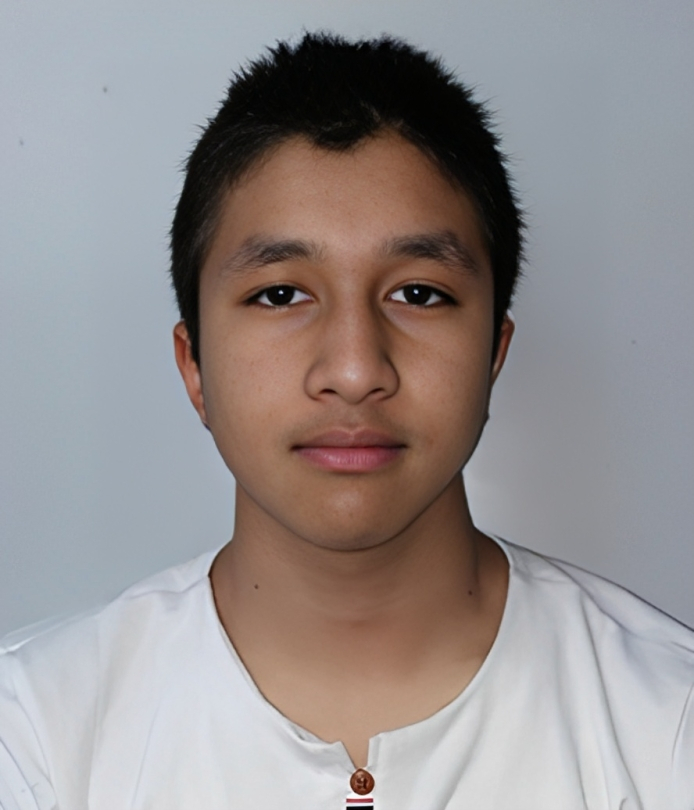
#> input picture Face Dataset/1.jpg, 694 x 810 px; its folder holds only this picture in this run
$ jupyter execute --allow-errors 'final pca project.ipynb'
#> lines starting #> are read from the running program, lines starting #| are printed output that depends on the picture
[cell 1]
from PIL import Image, ImageOps
import os
import numpy as np
import matplotlib.pyplot as plt

# Image Preprocessing

[cell 2]
# Path to image dataset folder
input_folder = 'Face Dataset'

# Output folder for processed images
output_folder = 'Processed Image'

[cell 3]
# Desired size for the output images
output_size = (256, 256)

# Initialize lists to store images and vectors
image_vectors = []

# Create the output folder if it doesn't exist
if not os.path.exists(output_folder):
    os.makedirs(output_folder)

[cell 4]
# Loop through each image in the input folder
for filename in os.listdir(input_folder):
    image_path = os.path.join(input_folder, filename)

    # Open the image using Pillow
    img = Image.open(image_path)
#> img is the input picture: PIL image 694x810 RGB; mean R, G, B 149.4, 143.2, 143.1

    # Convert the image to grayscale
    img_gray = img.convert('L')
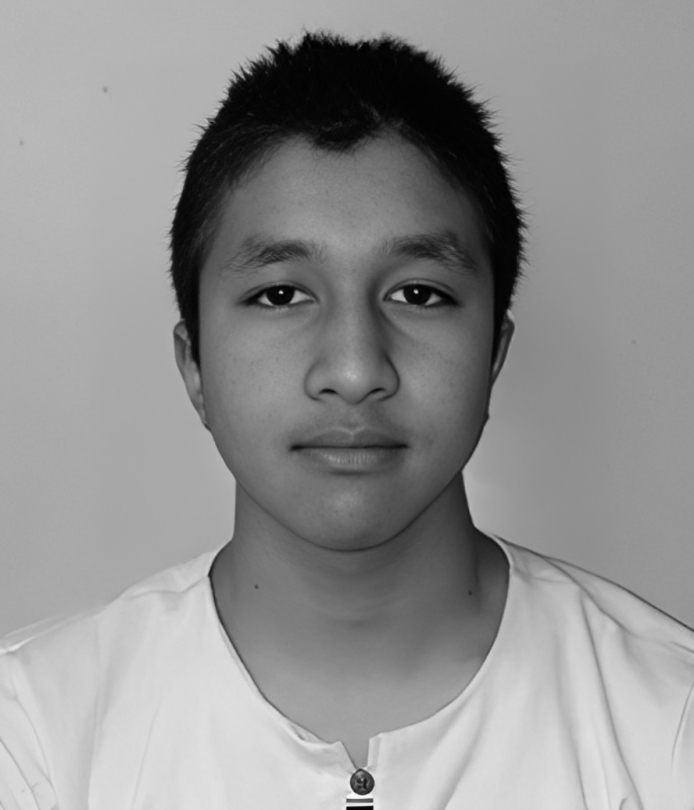
#> img_gray: PIL image 694x810 L; min 0, max 251, mean 145

    # Enhance contrast to improve lighting uniformity
    img_enhanced = ImageOps.equalize(img_gray)
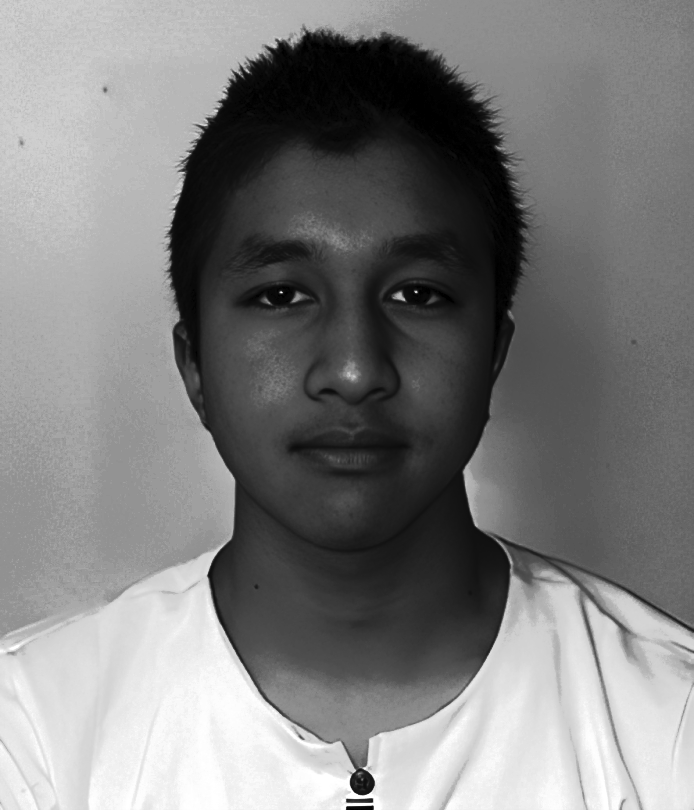
#> img_enhanced: PIL image 694x810 L; min 0, max 255, mean 126.3

    # Resize the image to the desired size
    img_resized = img_gray.resize(output_size, Image.LANCZOS)
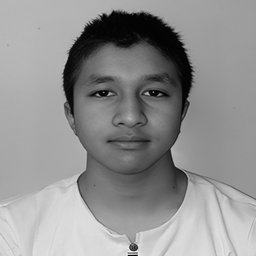
#> img_resized: PIL image 256x256 L; min 0, max 255, mean 145

    # Save the processed image to the output folder
    output_path = os.path.join(output_folder, filename)
    img_resized.save(output_path)

    # Convert the processed image to a vector
    img_vector = np.array(img_resized).flatten()

    # Append the image vector to the list
    image_vectors.append(img_vector)

    # Create a single matrix from the list of image vectors
    data_matrix = np.vstack(image_vectors)

[cell 5]
num_images = len(image_vectors)
#> num_images = 1
num_images
#> Out = 1

# Eigenface Generation

[cell 6]
#Normalize the data
data_nor = (data_matrix-data_matrix.mean())/data_matrix.std()

#Calculate covariance matrix using formula
#> (the rest of this cell did not finish here and is left out)

#> (a cell that did not finish here is left out)

#> (a cell that did not finish here is left out)

#> (a cell that did not finish here is left out)

#> (a cell that did not finish here is left out)

#> (a cell that did not finish here is left out)

[cell 12]
data_matrix.shape
#> Out = (1, 65536)

[cell 13]
num_images, num_pixels = data_matrix.shape
#> num_pixels = 65536

# Face Representation

#> (a cell that did not finish here is left out)

[cell 15]
# Calculate the mean face vector
mean_face = np.mean(data_nor, axis=0)

[cell 16]
# Reshape the array to a 2D image format (256x256)
image_size = (256, 256)
mean_face_image = mean_face.reshape(image_size)

# Plot the image
plt.imshow(mean_face_image, cmap='gray')  # Display the image using grayscale colormap
plt.axis('off')  # Turn off axes
plt.title('Mean Face Image')
plt.show()

$ run again, on Face Dataset/13.jpg
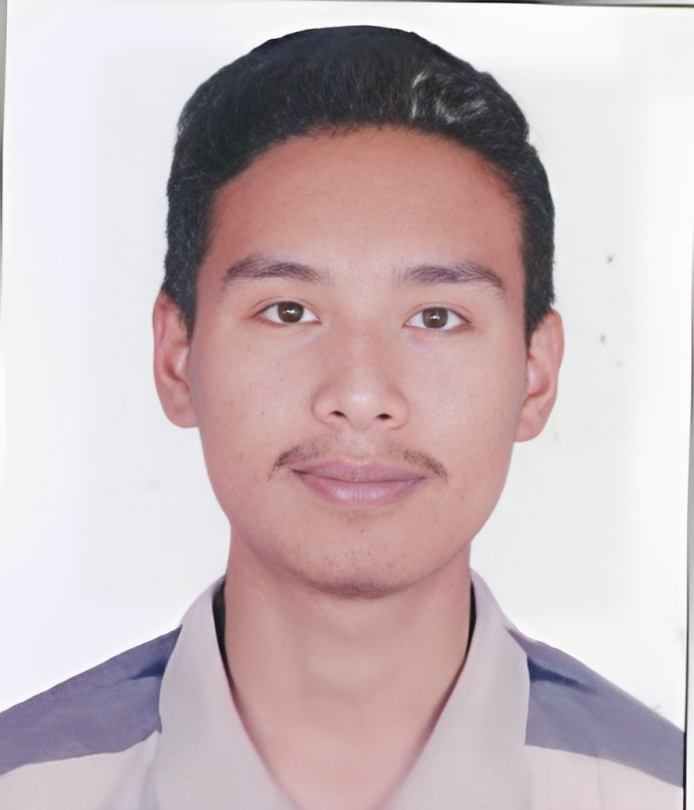
#> input picture Face Dataset/13.jpg, 694 x 810 px
#> img is the input picture: PIL image 694x810 RGB; mean R, G, B 200.5, 184, 187.2
#> `img_enhanced = ImageOps.equalize(img_gray)`:
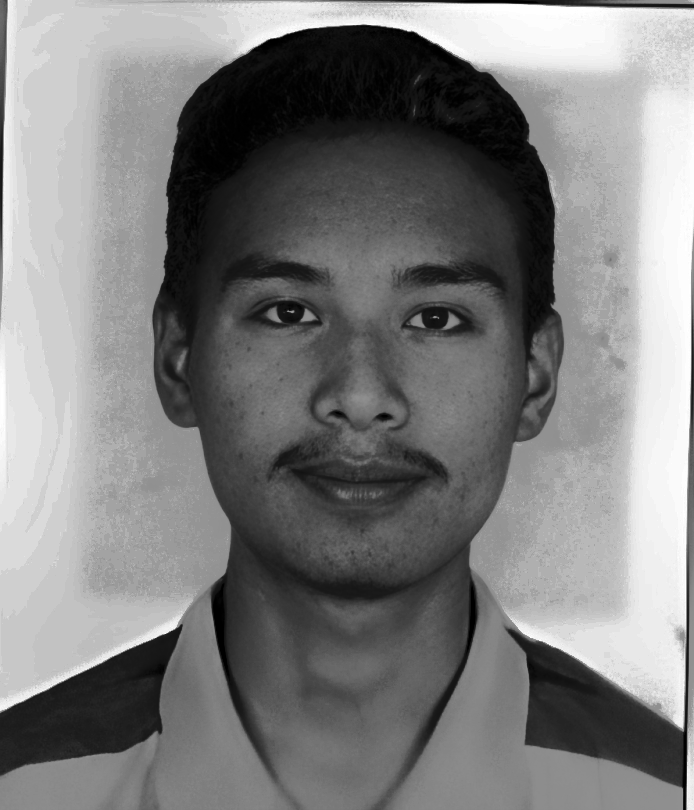
#> img_enhanced: PIL image 694x810 L; min 0, max 255, mean 125.6
#> `img_resized = img_gray.resize(output_size, Image.LANCZOS)`:
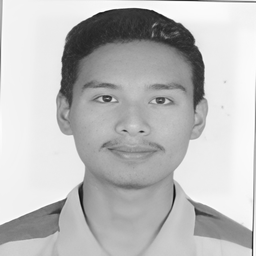
#> img_resized: PIL image 256x256 L; min 12, max 255, mean 189.3
#> num_images = 1

$ run again, on Face Dataset/14.jpg
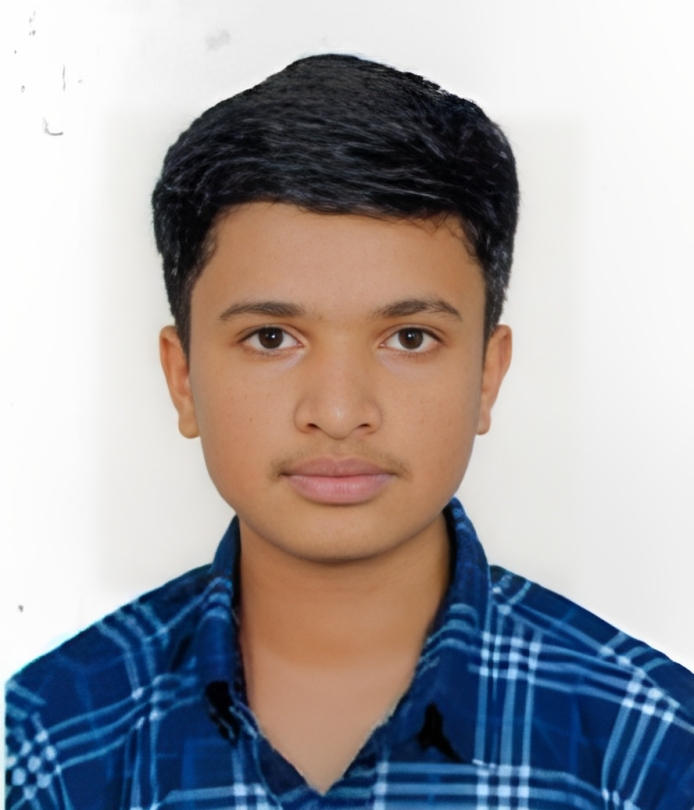
#> input picture Face Dataset/14.jpg, 694 x 810 px
#> img is the input picture: PIL image 694x810 RGB; mean R, G, B 160.8, 158, 161
#> `img_enhanced = ImageOps.equalize(img_gray)`:
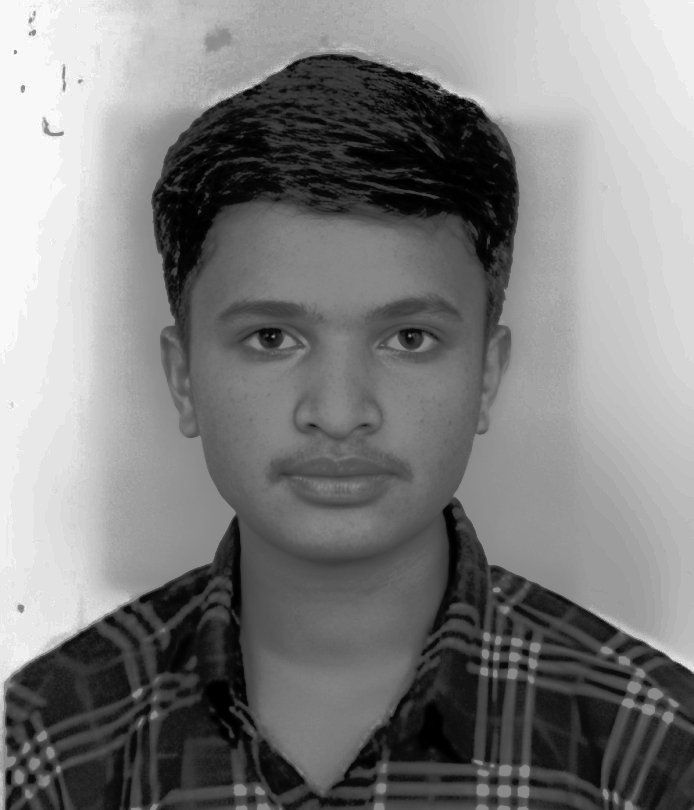
#> img_enhanced: PIL image 694x810 L; min 0, max 255, mean 126.1
#> `img_resized = img_gray.resize(output_size, Image.LANCZOS)`:
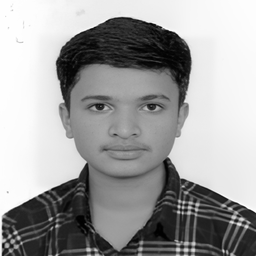
#> img_resized: PIL image 256x256 L; min 0, max 255, mean 159.2
#> num_images = 1

$ run again, on Face Dataset/15.jpg
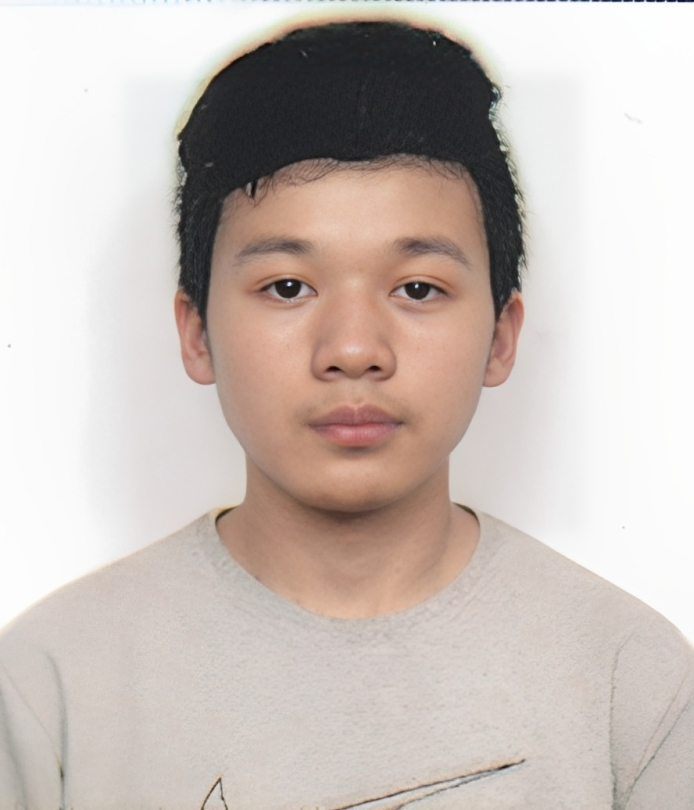
#> input picture Face Dataset/15.jpg, 694 x 810 px
#> img is the input picture: PIL image 694x810 RGB; mean R, G, B 201.9, 191, 185.3
#> `img_enhanced = ImageOps.equalize(img_gray)`:
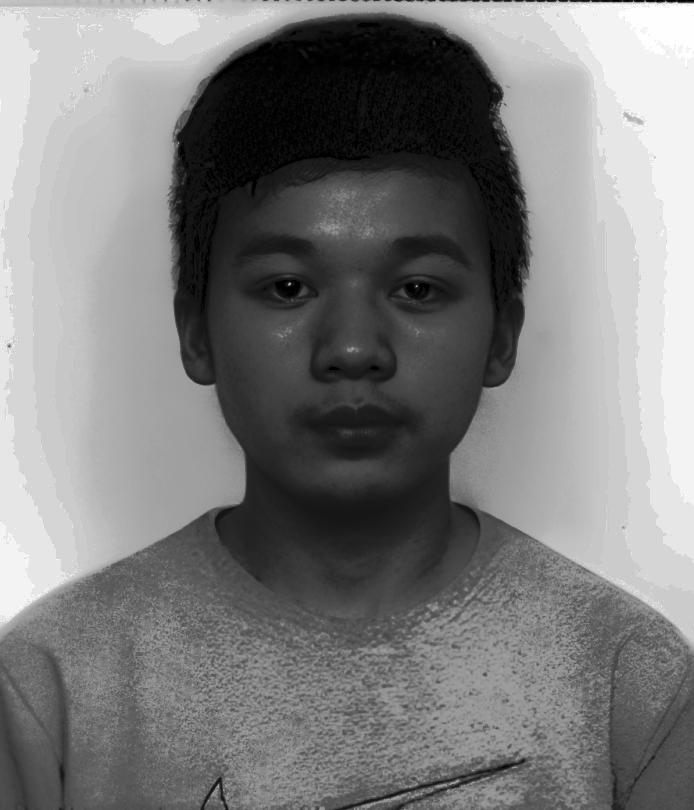
#> img_enhanced: PIL image 694x810 L; min 0, max 255, mean 125.2
#> `img_resized = img_gray.resize(output_size, Image.LANCZOS)`:
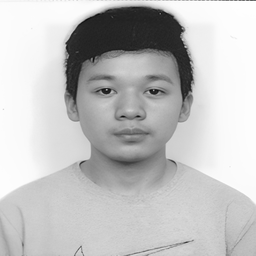
#> img_resized: PIL image 256x256 L; min 12, max 255, mean 193.6
#> num_images = 1

$ run again, on Face Dataset/10.jpg
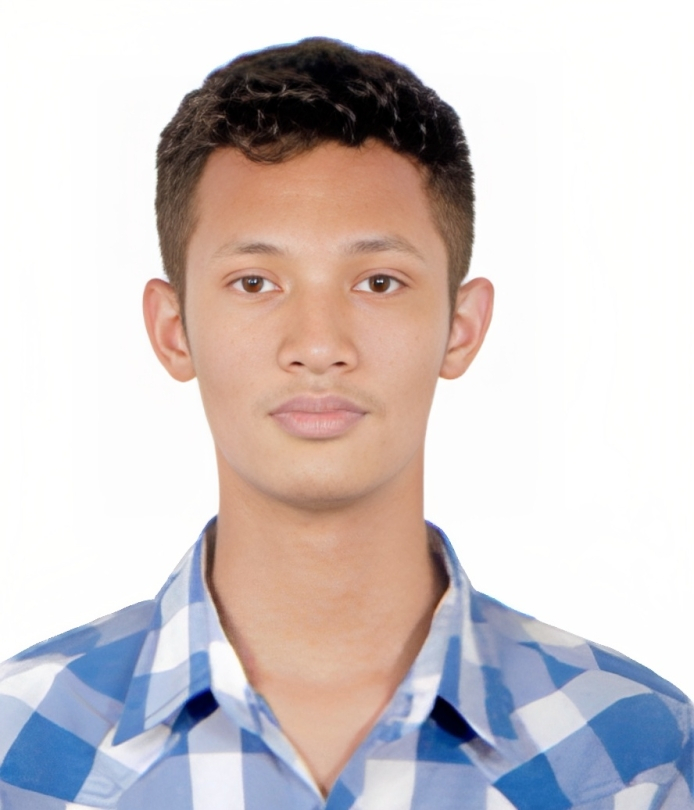
#> input picture Face Dataset/10.jpg, 694 x 810 px
#> img is the input picture: PIL image 694x810 RGB; mean R, G, B 208.3, 199.7, 200.2
#> `img_enhanced = ImageOps.equalize(img_gray)`:
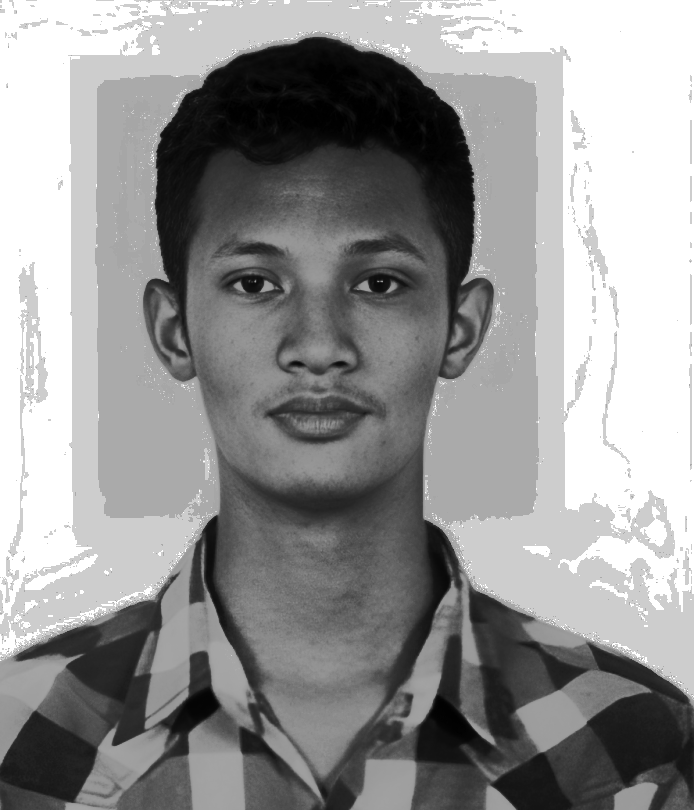
#> img_enhanced: PIL image 694x810 L; min 0, max 255, mean 148.3
#> `img_resized = img_gray.resize(output_size, Image.LANCZOS)`:
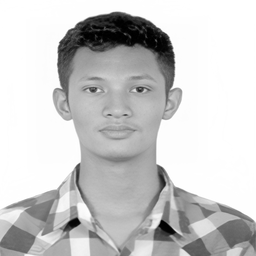
#> img_resized: PIL image 256x256 L; min 0, max 255, mean 202.4
#> num_images = 1
